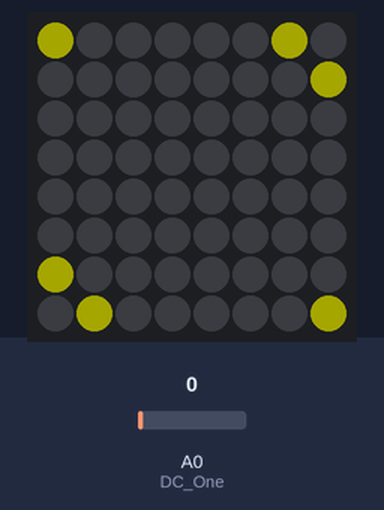
This sketch was run on a simulated Arduino Uno, built with avr-gcc and run on an emulated ATmega328P. On the bench: 8×8 RGB LED matrix (first LED top left, wired row by row). The inputs (shaded band) are chosen by the test bench; at power-on: A0 (DC_One) = 512. Dim RGB values are drawn brighter than linear; what the sketch prints to the serial monitor is not drawn.

1.8 s: A0 (DC_One) set to 0
Above: at 1.91 s.
3.4 s: A0 (DC_One) set to 90
Timing chart, 0 to 6.4 s (numbered marks = the images above; inputs shaded):
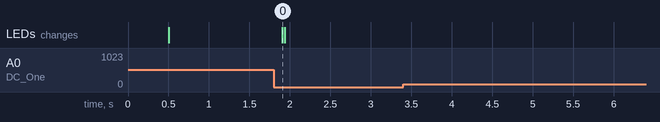

Measured:
- after the input at 1.8 s, the LEDs: change after 0.10 s (image 0)
- after the input at 3.4 s, every drawn part: stays the same

The sketch:

matrix_circleSpectrum.ino
```cpp
/* Based on Adafruit_NeoMatrix example for single NeoPixel Shield.
and
SparkFun Spectrum Shield Demo
Toni Klopfenstein @ SparkFun Electronics
February 2015
https://github.com/sparkfun/Spectrum_Shield
Modified by A.Kleindolph 10-2015
 */


#include <Adafruit_GFX.h>
#include <Adafruit_NeoMatrix.h>
#include <Adafruit_NeoPixel.h>

//Declare Spectrum Shield pin connections
#define STROBE 4
#define RESET 5
#define DC_One A0

//declare matrix shield data pin
#define PIN 12

//declare neopixel matrix configuration
Adafruit_NeoMatrix matrix = Adafruit_NeoMatrix(8, 8, PIN,
                            NEO_MATRIX_TOP     + NEO_MATRIX_RIGHT +
                            NEO_MATRIX_COLUMNS + NEO_MATRIX_PROGRESSIVE,
                            NEO_GRB            + NEO_KHZ800);

const uint16_t colors[] = {
  matrix.Color(255, 255, 0), matrix.Color(255, 255, 255), matrix.Color(255, 0, 127), matrix.Color(255, 0, 255), matrix.Color(0, 0, 255), matrix.Color(255, 0, 0)
};


//Define spectrum variables
int freq_amp;
int Frequencies_One[7];
int i;

void setup() {
  delay(500);
  Serial.begin(57600);

  //matrix setup
  matrix.begin();
  matrix.setBrightness(40);

  //Set spectrum Shield pin configurations
  pinMode(STROBE, OUTPUT);
  pinMode(RESET, OUTPUT);
  pinMode(DC_One, INPUT);
  digitalWrite(STROBE, HIGH);
  digitalWrite(RESET, HIGH);

  //Initialize Spectrum Analyzers
  digitalWrite(STROBE, LOW);
  delay(1);
  digitalWrite(RESET, HIGH);
  delay(1);
  digitalWrite(STROBE, HIGH);
  delay(1);
  digitalWrite(STROBE, LOW);
  delay(1);
  digitalWrite(RESET, LOW);
}


/**************************Main Function Loop*****************************/
void loop() {
  matrix.fillScreen(0);
  Read_Frequencies();
  matrix.show();
}


/*******************Pull frequencies from Spectrum Shield********************/
void Read_Frequencies() {

  //Read frequencies for each band
  digitalWrite(RESET, LOW);
  delay(1);
  for (freq_amp = 0; freq_amp < 7; freq_amp++)    //cycle through 7 frequencies
  {
    Frequencies_One[freq_amp] = ((analogRead(DC_One) + analogRead(DC_One)) / 2);  //average two readings
    digitalWrite(STROBE, HIGH);
    digitalWrite(STROBE, LOW);


    Serial.print (Frequencies_One[0]);
    Serial.print ("    ");

    if (Frequencies_One[1] > 80) {
      matrix.drawCircle(4, 3, Frequencies_One[1] / 100 , colors[Frequencies_One[5]]);   //draw circle from x=4 and y=3, radius determined by 160hz db level, color based on 6.25kHz db level
      matrix.drawCircle(3, 4, Frequencies_One[1] / 100 , colors[Frequencies_One[5]]);   //draw circle from x=3 and y=4, radius determined by 160hz db level, color based on 6.25kHz db level
    }
    else
    {
      matrix.fillScreen(0);   //clear screen
    }
  }
  Serial.println();
  digitalWrite(RESET, HIGH);
  delay(1);
}
```
